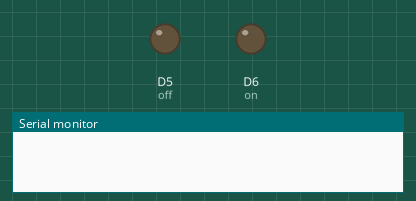
A sketch run on a simulated Arduino MKR. Shown: output pins drawn as LEDs (lit = HIGH), the last lines printed to the serial monitor. WiFi joins after 1.5 s; servers stay silent unless stated.

Above: at 0.1 s.
At 1.6 s:
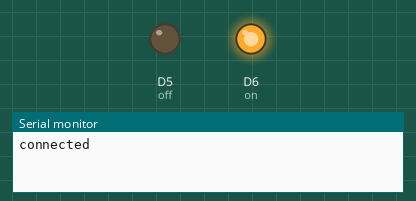
Timing chart, 0 to 3.1 s (numbered marks = the images above):
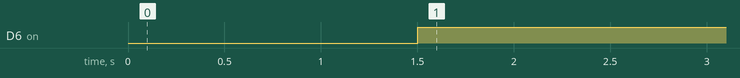

Measured:
- by itself, D6 (on): LOW → HIGH at 1.5 s

The sketch:

wifi.ino
```cpp
#include <SPI.h>
#include <WiFiNINA.h>
const int off = 5;
const int on = 6;
char ssid[] = "Winterishere";                     // your network SSID (name)
char key[] = "addthrough";       // your network key
int keyIndex = 0;                                // your network key Index number

void connectToHomeNetwork() {
  WiFi.begin(ssid, keyIndex, key);
}

void checkHomeNetwork() {
  if (WiFi.status() != 3 ) {
    digitalWrite(off, HIGH);
    digitalWrite(on, LOW);
    Serial.print("Attempting to connect to WEP network, SSID: ");
    Serial.println(ssid);
    WiFi.begin(ssid, keyIndex, key);
 } else if (WiFi.status() == 3) {
   digitalWrite(off, LOW);
   digitalWrite(on, HIGH);
   Serial.print("connected");
   Serial.println(" ");
 }
}
void setup() {
  //Initialize serial and wait for port to open:
  Serial.begin(9600);
  pinMode(5, OUTPUT);
  pinMode(6, OUTPUT);
  connectToHomeNetwork();
}

void loop() {
  checkHomeNetwork();
  delay(6000);
}
```
